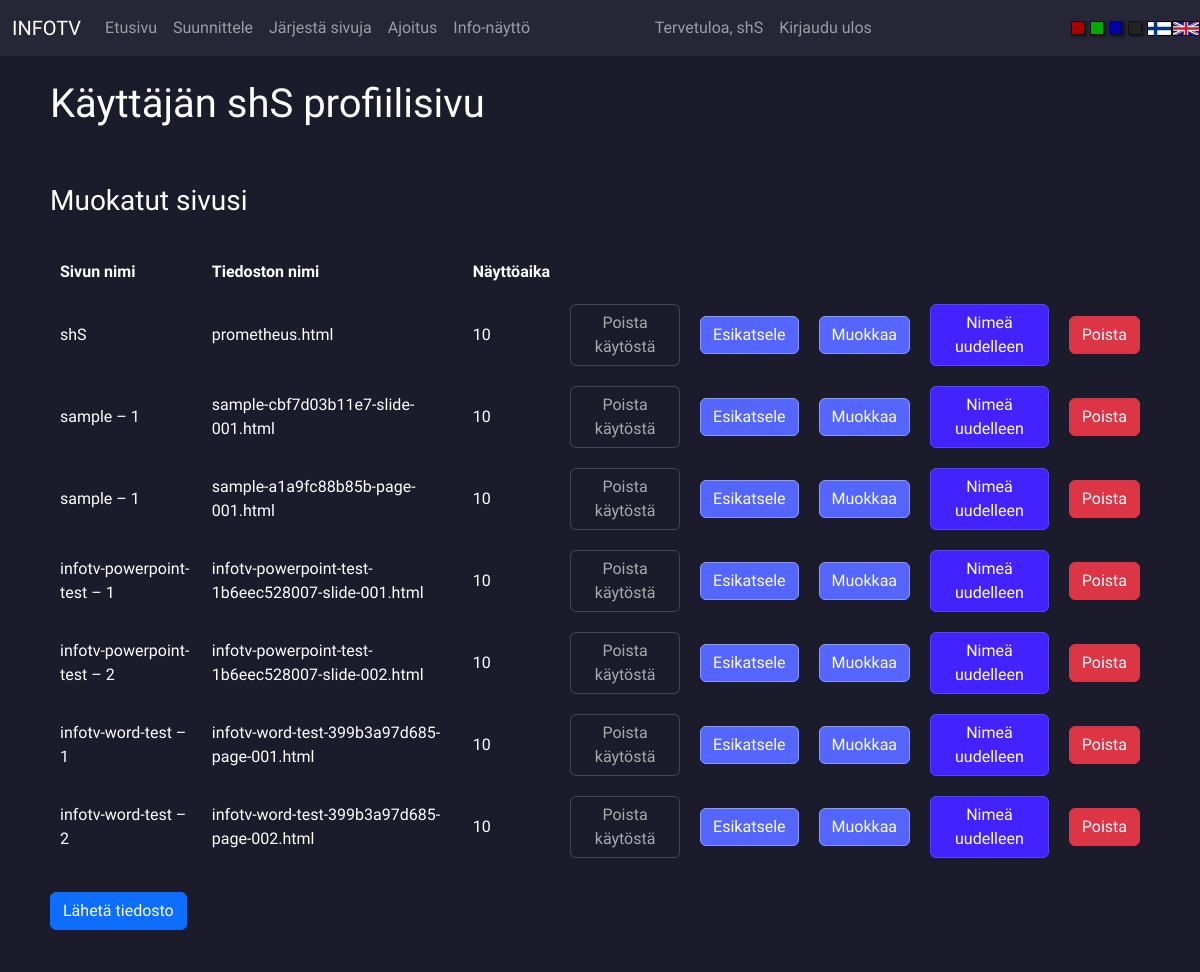
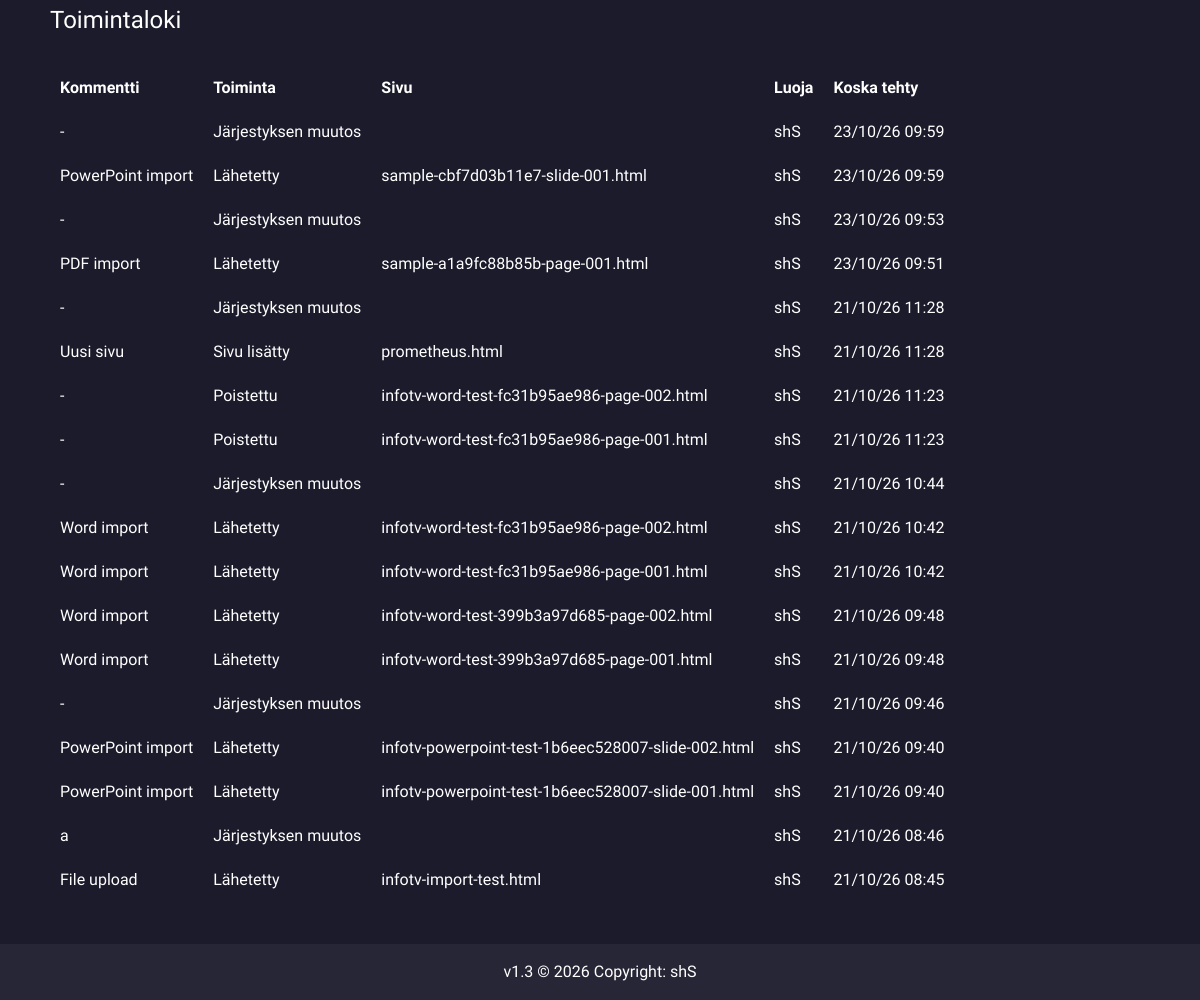
The app's page /profile (signed in) with its own data (2 pictures, top to bottom).
### FlaskTV/models.py (models this page shows, shortened)
class User(db.Model, UserMixin):
    id = db.Column(db.Integer(), primary_key=True)
    username = db.Column(db.String(length=30), nullable=False, unique=True)
    email_address = db.Column(db.String(length=50), nullable=False, unique=True)
    password_hash = db.Column(db.String(length=60), nullable=False)
    modified_pages = db.relationship('Page', backref='owned_user', lazy=True)
    @property
    def password(self):
        return self.password

class Page(db.Model):
    id = db.Column(db.Integer(), primary_key=True)
    name = db.Column(db.String(length=255), nullable=False)
    file = db.Column(db.String(length=255), nullable=False)
    time = db.Column(db.Integer(), nullable=False)
    owner = db.Column(db.Integer(), db.ForeignKey('user.id'), nullable=False)
    enabled = db.Column(db.Boolean(), nullable=False)

class Comment(db.Model):
    id = db.Column(db.Integer(), primary_key=True)
    owner = db.Column(db.Integer(), db.ForeignKey('user.id'), nullable=False)
    comment = db.Column(db.String(length=255), nullable=False)
    action = db.Column(db.String(length=255), nullable=False)
    pagefile_related = db.Column(db.String(length=255), nullable=True)
    time_created = db.Column(db.DateTime(timezone=True), server_default=func.now())
    @property
    def creator(self):
        return User.query.filter_by(id=self.owner).first()

### FlaskTV/routes.py (the view, shortened to what this page needs)
@app.route('/profile', methods=['GET', 'POST'])
@login_required
def profile_page():
    get_lang_prefix()
    removeform = langs.FORMS[langs.PREFIX]['removeform']()
    pages = Page.query.all()
    if current_user.username == 'admin':
        comments = Comment.query.all()
    else:
        comments = Comment.query.filter_by(owner=current_user.id).all()
    user = User.query.filter_by(username=current_user.username).first()
    all_users = User.query.all()
    return render_template(f'{langs.PREFIX}/profile.html', users=all_users, user=user, removeform=removeform,
                           comments=comments, pages=pages, actions=langs.ACTIONS[langs.PREFIX])

### FlaskTV/__init__.py (called while the page is built)
def datetimefilter(value, format="%d/%m/%y %H:%M"):
    tz = pytz.timezone('Europe/Helsinki')
    utc = pytz.timezone('UTC')
    value = utc.localize(value, is_dst=None).astimezone(pytz.utc)
    local_dt = value.astimezone(tz)
    return local_dt.strftime(format)

### FlaskTV/models.py (called while the page is built)
@login_manager.user_loader
def load_user(user_id):
    return User.query.get(int(user_id))

### FlaskTV/routes.py (called while the page is built)
def get_request_language():
    language = request.cookies.get('lang')
    return language if language in langs.LANGUAGES else langs.DEFAULT_LANGUAGE

@app.context_processor
def language_context():
    return {'current_lang': get_request_language()}

def get_lang_prefix():
    lang_prefix = get_request_language()
    langs.PREFIX = lang_prefix
    return lang_prefix

### FlaskTV/templates/fi/profile.html (shortened to what this page needs)
{% extends 'base.html' %}
{% block content %}
{% if current_user.username == 'admin' %}
<h1>Järjestelmänvalvojan sivut</h1>
{% else %}
<h1>Käyttäjän {{ current_user.username }} profiilisivu</h1>
{% endif %}
<br /><br />
<form method="POST">
{% if current_user.username == 'admin' %}
<h3>Kaikki sivut</h3>
<br />
<table>
    <tr class="fw-bold">
        <td>Sivun nimi</td>
        <td>Tiedoston nimi</td>
        <td>Näyttöaika</td>
        <td>Luoja</td>
    </tr>
{% for page in pages %}
    <tr>
    <td>{{ page.name }}</td>
    <td>{{ page.file }}</td>
    <td>{{ page.time }}</td>
    <td>{{ page.creator.username }}</td>
    {% if page.enabled %}
    <td><button type="button" id="disable-admin" data-bs-toggle="modal" data-bs-target="#Modal-RemoveConfirm-1" name="disable-{{ page.file }}" class="btn btn-outline-warning">Poista käytöstä</button></td>
    {% else %}
    <td><button type="button" id="enable-admin" data-bs-toggle="modal" data-bs-target="#Modal-RemoveConfirm-1" name="enable-{{ page.file }}" class="btn btn-primary">Ota käyttöön</button></td>
    {% endif %}
    <td><a href="{{ url_for('preview_page') }}?page={{ page.file }}" class="btn btn-info">Esikatsele</a></td>
    <td><button type="button" id="edit-admin" data-bs-toggle="modal" data-bs-target="#Modal-RemoveConfirm-1" name="edit-{{ page.file }}" class="btn btn-info">Muokkaa</button></td>
    <td><button type="button" id="rename-admin" data-bs-toggle="modal" data-bs-target="#Modal-RemoveConfirm-1" name="rename-{{ page.file }}" class="btn btn-success">Nimeä uudelleen</button></td>
    <td><button type="button" id="delete-admin" data-bs-toggle="modal" data-bs-target="#Modal-RemoveConfirm-1" name="delete-{{ page.file }}" class="btn btn-danger">Poista</button></td>
    </tr>
{% endfor %}
</table>
{% else %}
<h3>Muokatut sivusi</h3>
<br />
<table>
    <tr class="fw-bold">
        <td>Sivun nimi</td>
        <td>Tiedoston nimi</td>
        <td>Näyttöaika</td>
    </tr>
{% for page in user.modified_pages %}
    <tr>
    <td>{{ page.name }}</td>
    <td>{{ page.file }}</td>
    <td>{{ page.time }}</td>
    {% if page.enabled %}
    <td><button type="button" id="disable" data-bs-toggle="modal" data-bs-target="#Modal-RemoveConfirm-1" name="disable-{{ page.file }}" class="btn btn-outline-warning">Poista käytöstä</button></td>
    {% else %}
    <td><button type="button" id="enable" data-bs-toggle="modal" data-bs-target="#Modal-RemoveConfirm-1" name="enable-{{ page.file }}" class="btn btn-primary">Ota käyttöön</button></td>
    {% endif %}
    <td><a href="{{ url_for('preview_page') }}?page={{ page.file }}" class="btn btn-info">Esikatsele</a></td>
    <td><button type="button" id="edit" data-bs-toggle="modal" data-bs-target="#Modal-RemoveConfirm-1" name="edit-{{ page.file }}" class="btn btn-info">Muokkaa</button></td>
    <td><button type="button" id="rename" data-bs-toggle="modal" data-bs-target="#Modal-RemoveConfirm-1" name="rename-{{ page.file }}" class="btn btn-success">Nimeä uudelleen</button></td>
    <td><button type="button" id="delete" data-bs-toggle="modal" data-bs-target="#Modal-RemoveConfirm-1" name="delete-{{ page.file }}" class="btn btn-danger">Poista</button></td>
    </tr>
{% endfor %}
</table>
{% endif %}
<br />
<a href="{{ url_for('upload_page') }}" class="btn btn-primary">Lähetä tiedosto</a>
<br /><br /><br />
<h4>Toimintaloki</h4>
<br />
<table>
    <tr class="fw-bold">
        <td>Kommentti</td>
        <td>Toiminta</td>
        <td>Sivu</td>
        <td>Luoja</td>
        <td>Koska tehty</td>
    </tr>
    {% for comment in comments|reverse %}
    <tr>
        <td>{{ comment.comment }}</td>
        <td>{{ actions[comment.action] }}</td>
        <td>{{ comment.pagefile_related }}</td>
        <td>{{ comment.creator.username }} </td>
        <td>{{ comment.time_created | datetimefilter }}</td>
    </tr>
    {% endfor %}
</table>
</form>
{% endblock %}

### FlaskTV/templates/fi/nav.html (shortened to what this page needs)
{% if request.cookies.get("theme") == "white" %}
<nav class="navbar navbar-expand-md navbar-light fw-bold s-accent">
{% else %}
<nav class="navbar navbar-expand-md navbar-dark s-accent">
{% endif %}
      <div class="container-fluid">
      <a class="navbar-brand" href="#">INFOTV</a>
      <div class="navbar-collapse multi-collapse collapse w-100" id="navbarNav">
        <ul class="navbar-nav mr-auto">
            <li class="nav-item active">
                <a class="nav-link" href="{{ url_for('home_page') }}">Etusivu</a>
            </li>
            <li class="nav-item">
                <a class="nav-link" href="{{ url_for('design_page') }}">Suunnittele</a>
            </li>
            <li class="nav-item">
                <a class="nav-link" href="{{ url_for('arrange_page') }}">Järjestä sivuja</a>
            </li>
            <li class="nav-item">
                <a class="nav-link" href="{{ url_for('timing_page') }}">Ajoitus</a>
            </li>
            <li class="nav-item">
                <a class="nav-link" href="{{ url_for('view_page') }}">Info-näyttö</a>
            </li>
        </ul>
        </div>
        {% if current_user.is_authenticated %}
        <div class="w-75 navbar-collapse multi-collapse collapse" id="navbarCred">
        <ul class="navbar-nav ml-auto">
            <li class="nav-item">
                <a class="nav-link" href="{{ url_for('profile_page') }}">Tervetuloa, {{ current_user.username }}</a>
            </li>
            <li class="nav-item">
                <a class="nav-link" href="{{ url_for('logout_page') }}">Kirjaudu ulos</a>
            </li>
        </ul>
      </div>
        {% endif %}
    </div>
    <div class="s-row">
        <a href="/set/red"><div class="s-square s-red"></div></a>
        <a href="/set/green"><div class="s-square s-green"></div></a>
        <a href="/set/blue"><div class="s-square s-blue"></div></a>
        <a href="/set/black"><div class="s-square s-black"></div></a>
        <a href="/lang/fi">
        <div class="f-fin-box">
            <div class="f-fin"></div>
        </div></a>
        <a href="/lang/en">
        <div class="f-en-box">
            <div class="f-en"></div>
        </div></a>
    </div>
    </nav>

### FlaskTV/static/base.css (style rules this page uses)
body { font-family: 'Raleway', sans-serif; font-size: 1.0em; }
.s-row { display: flex; justify-items: flex-start; }
.s-square { height: 14px; width: 14px; border: 1px solid #111; box-shadow: 2px 2px 2px 0px rgba(0, 0, 0, 0.4); margin-right: 5px; }
.s-red { background-color: #a00; }
.s-green { background-color: #0a0; }
.s-blue { background-color: #00a; }
.s-black { background-color: #222; }
.f-fin { width: 100%; height: 100%; background-size: contain; }
.f-en { width: 100%; height: 100%; background-size: contain; }
.f-fin-box { width: 25px; height:15px; border: 1px solid #000; }
.f-en-box { width: 28px; height:15px; border: 1px solid #000; }
th, td { padding: 10px; }

### FlaskTV/static/blue.css (style rules this page uses)
body { background-color: #1b1b2b; color: #fff; position: relative; }
.s-accent { color: #fff; background-color: #262636; }
.btn-outline-warning { color: #aaa; border-color: #445 !important; }
.btn-info { background-color: #56f !important; color: #fff; border-color: #89f !important; }
.btn-success { background-color: #42f !important; color: #fff; border-color: #54f !important; }

### records on screen
User: username "shS"
Page: name "shS", file "prometheus.html", time "10"
Page: name "sample – 1", file "sample-cbf7d03b11e7-slide-001.html", time "10"
Page: name "sample – 1", file "sample-a1a9fc88b85b-page-001.html", time "10"
Page: name "infotv-powerpoint-test – 1", file "infotv-powerpoint-test-1b6eec528007-slide-001.html", time "10"
Page: name "infotv-powerpoint-test – 2", file "infotv-powerpoint-test-1b6eec528007-slide-002.html", time "10"
Page: name "infotv-word-test – 1", file "infotv-word-test-399b3a97d685-page-001.html", time "10"
Page: name "infotv-word-test – 2", file "infotv-word-test-399b3a97d685-page-002.html", time "10"
Comment: comment "-", action "Järjestyksen muutos", creator.username "shS", time_created "23/10/26 09:59"
Comment: comment "PowerPoint import", action "Lähetetty", pagefile_related "sample-cbf7d03b11e7-slide-001.html", creator.username "shS", time_created "23/10/26 09:59"
Comment: comment "-", action "Järjestyksen muutos", creator.username "shS", time_created "23/10/26 09:53"
Comment: comment "PDF import", action "Lähetetty", pagefile_related "sample-a1a9fc88b85b-page-001.html", creator.username "shS", time_created "23/10/26 09:51"
Comment: comment "-", action "Järjestyksen muutos", creator.username "shS", time_created "21/10/26 11:28"
Comment: comment "Uusi sivu", action "Sivu lisätty", pagefile_related "prometheus.html", creator.username "shS", time_created "21/10/26 11:28"
Comment: comment "-", action "Poistettu", pagefile_related "infotv-word-test-fc31b95ae986-page-002.html", creator.username "shS", time_created "21/10/26 11:23"
Comment: comment "-", action "Poistettu", pagefile_related "infotv-word-test-fc31b95ae986-page-001.html", creator.username "shS", time_created "21/10/26 11:23"
Comment: comment "-", action "Järjestyksen muutos", creator.username "shS", time_created "21/10/26 10:44"
Comment: comment "Word import", action "Lähetetty", pagefile_related "infotv-word-test-fc31b95ae986-page-002.html", creator.username "shS", time_created "21/10/26 10:42"
Comment: comment "Word import", action "Lähetetty", pagefile_related "infotv-word-test-fc31b95ae986-page-001.html", creator.username "shS", time_created "21/10/26 10:42"
Comment: comment "Word import", action "Lähetetty", pagefile_related "infotv-word-test-399b3a97d685-page-002.html", creator.username "shS", time_created "21/10/26 09:48"
Comment: comment "Word import", action "Lähetetty", pagefile_related "infotv-word-test-399b3a97d685-page-001.html", creator.username "shS", time_created "21/10/26 09:48"
Comment: comment "-", action "Järjestyksen muutos", creator.username "shS", time_created "21/10/26 09:46"
Comment: comment "PowerPoint import", action "Lähetetty", pagefile_related "infotv-powerpoint-test-1b6eec528007-slide-002.html", creator.username "shS", time_created "21/10/26 09:40"
Comment: comment "PowerPoint import", action "Lähetetty", pagefile_related "infotv-powerpoint-test-1b6eec528007-slide-001.html", creator.username "shS", time_created "21/10/26 09:40"
Comment: comment "a", action "Järjestyksen muutos", creator.username "shS", time_created "21/10/26 08:46"
Comment: comment "File upload", action "Lähetetty", pagefile_related "infotv-import-test.html", creator.username "shS", time_created "21/10/26 08:45"
